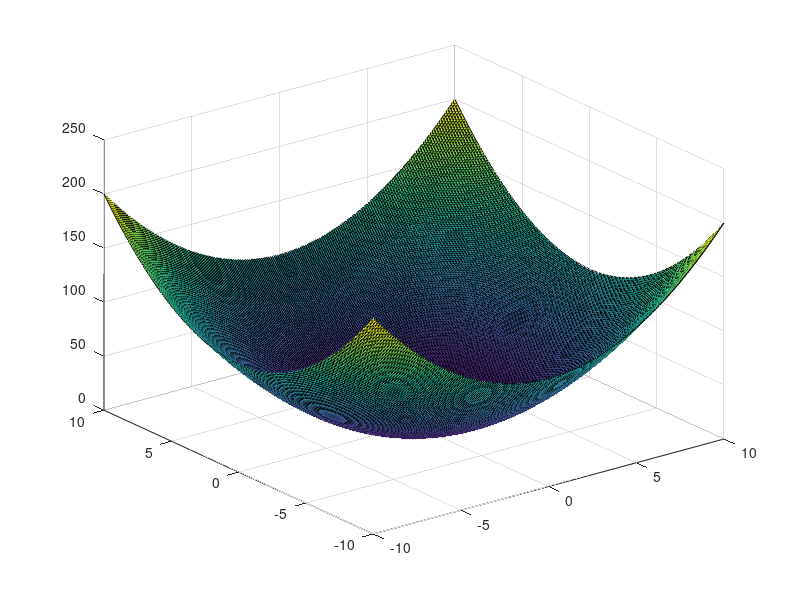

Recreate this plot in MATLAB.
clear
[x,y] = meshgrid(-10: 0.1: 10);
z = x + i*y;
%G  = abs(((z+2) ./ ((z.^2) + 6.*z + 18)));
%G = abs(z.^3 + conj(z));
G = abs(conj(z .* z) + 1 ./ z);
figure;
surf(x,y,G)